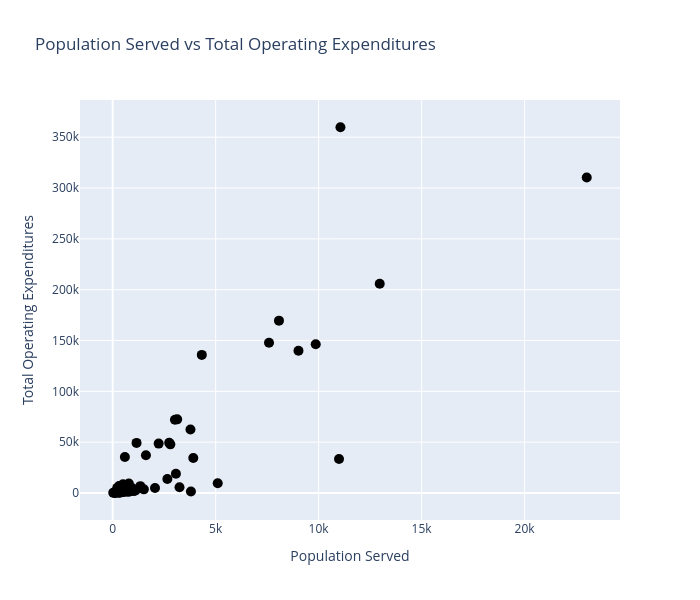

Notebook source saved alongside this figure:
### Code cell
import plotly.graph_objects as go

x1 = df["Population Served"]
y1 = df["Total Operating Expenditures"]
graph = go.Figure()

graph.add_trace(go.Scatter(x=x1,y=y1,mode='markers', marker = dict(size = 10, color = 'black')))

graph.update_layout(
    title='Population Served vs Total Operating Expenditures',
    xaxis_title='Population Served',
    yaxis_title='Total Operating Expenditures',
    width=700,
    height=600
)

graph.show()

### Figure 1 — Plotly figure (JSON) as saved in the notebook; plotly's stock layout.template omitted (floating-point values rounded to 4 significant figures)
{"data": [{"marker": {"color": "black", "size": 10}, "mode": "markers", "type": "scatter", "x": [10990, 954, 4327, 592, 680, 579, 9021, 1343, 557, 1159, 341, 311, 763, 686, 540, 798, 359, 2800, 3070, 502, 1615, 441, 5100, 240, 11059, 524, 300, 2655, 530, 389, 340, 751, 293, 330, 336, 784, 120, 1110, 222, 3800, 8074, 190, 436, 28, 321, 1513, 2233, 153, 2744, 907, 7591, 3132, 9859, 3914, 493, 3024, 373, 2055, 440, 689, 23017, 1016, 3776, 590, 62, 100, 3245, 570, 115, 12966], "y": [33455, 4570, 135847, 35452, 3264, 1694, 139869, 6757, 1177, 49295, 3920, 6809, 7828, 2892, 2000, 1225, 6681, 47868, 18890, 8533, 37095, 984, 9653, 428, 359804, 5600, 547, 13709, 1486, 497, 448, 2405, 1000, 911, 1066, 9387, 695, 2429, 5027, 1491, 169568, 552, 2331, 274, 497, 3581, 48597, 403, 49398, 2589, 147782, 72458, 146293, 34400, 1045, 72125, 1382, 4992, 2007, 1220, 310365, 1878, 62527, 4559, 397, 289, 5592, 1901, 248, 205813]}], "layout": {"height": 600, "title": {"text": "Population Served vs Total Operating Expenditures"}, "width": 700, "xaxis": {"title": {"text": "Population Served"}}, "yaxis": {"title": {"text": "Total Operating Expenditures"}}}}
